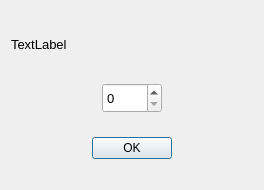
<?xml version="1.0" encoding="UTF-8"?>
<ui version="4.0">
 <class>setThroughput</class>
 <widget class="QDialog" name="setThroughput">
  <property name="geometry">
   <rect>
    <x>0</x>
    <y>0</y>
    <width>264</width>
    <height>190</height>
   </rect>
  </property>
  <property name="windowTitle">
   <string>Dialog</string>
  </property>
  <layout class="QVBoxLayout" name="verticalLayout">
   <item>
    <widget class="QLabel" name="label">
     <property name="maximumSize">
      <size>
       <width>16777215</width>
       <height>30</height>
      </size>
     </property>
     <property name="font">
      <font>
       <pointsize>10</pointsize>
      </font>
     </property>
     <property name="text">
      <string>TextLabel</string>
     </property>
    </widget>
   </item>
   <item>
    <layout class="QHBoxLayout" name="horizontalLayout_2">
     <item>
      <spacer name="horizontalSpacer_3">
       <property name="orientation">
        <enum>Qt::Horizontal</enum>
       </property>
       <property name="sizeHint" stdset="0">
        <size>
         <width>40</width>
         <height>20</height>
        </size>
       </property>
      </spacer>
     </item>
     <item>
      <widget class="QSpinBox" name="spinBox">
       <property name="minimumSize">
        <size>
         <width>60</width>
         <height>30</height>
        </size>
       </property>
       <property name="font">
        <font>
         <pointsize>10</pointsize>
        </font>
       </property>
      </widget>
     </item>
     <item>
      <spacer name="horizontalSpacer_4">
       <property name="orientation">
        <enum>Qt::Horizontal</enum>
       </property>
       <property name="sizeHint" stdset="0">
        <size>
         <width>40</width>
         <height>20</height>
        </size>
       </property>
      </spacer>
     </item>
    </layout>
   </item>
   <item>
    <layout class="QHBoxLayout" name="horizontalLayout">
     <item>
      <spacer name="horizontalSpacer">
       <property name="orientation">
        <enum>Qt::Horizontal</enum>
       </property>
       <property name="sizeHint" stdset="0">
        <size>
         <width>40</width>
         <height>20</height>
        </size>
       </property>
      </spacer>
     </item>
     <item>
      <widget class="QPushButton" name="ok">
       <property name="text">
        <string>OK</string>
       </property>
      </widget>
     </item>
     <item>
      <spacer name="horizontalSpacer_2">
       <property name="orientation">
        <enum>Qt::Horizontal</enum>
       </property>
       <property name="sizeHint" stdset="0">
        <size>
         <width>40</width>
         <height>20</height>
        </size>
       </property>
      </spacer>
     </item>
    </layout>
   </item>
  </layout>
 </widget>
 <resources/>
 <connections/>
</ui>
